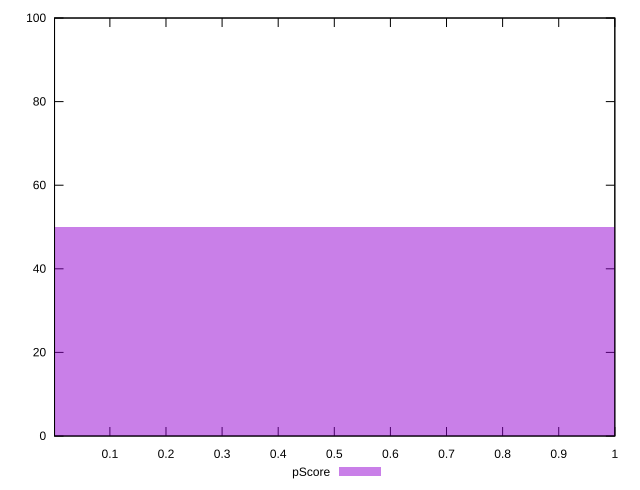

Source code (gnuplot):
reset

$pScore <<EOF
0 50
1.1661363997497618 50
EOF

set key outside below
set boxwidth 1.1661363997497618
set xrange [0.0013533575832474498:0.9999999641342965]
set yrange [0:100]
set trange [0:100]
set style fill transparent solid 0.5 noborder
set terminal svg size 640, 490 enhanced background rgb 'white'
set output "reports/report_00027_2021-02-24T12-40-31.850Z/max-potential-fid/samples/agenda/pScore/histogram.svg"

plot $pScore title "pScore" with boxes

reset
